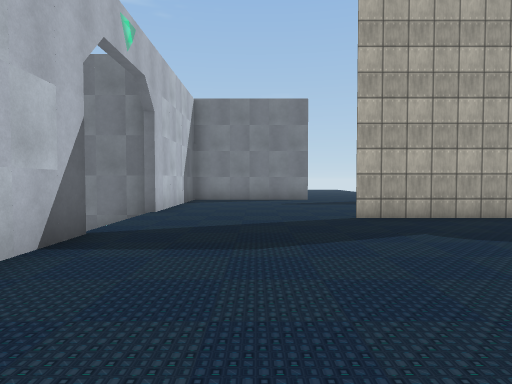
View 1 (above)

23 first-person views from a walk through a Unity game level. The camera is 1.5 m above the floor, tilts 2° down and sees 75° across. The floor is counted in squares, 2 m on a side. Each view is taken from the middle of a square. On the plan, view 1 faces up. The plan holds only what a view shows up to about 11 squares ahead; the rest is blank. The place goes on beyond the plan. The player is left out. Some animated figures are not drawn. Some surface patterns are stand-ins.

View 2
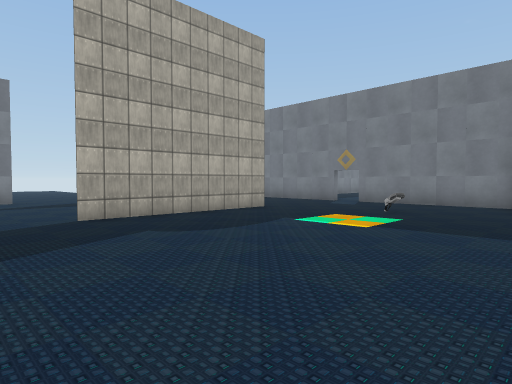

View 3
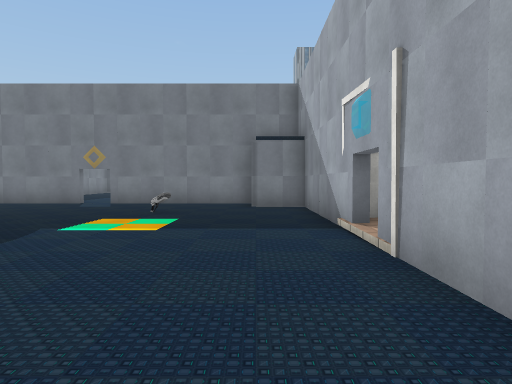

View 4
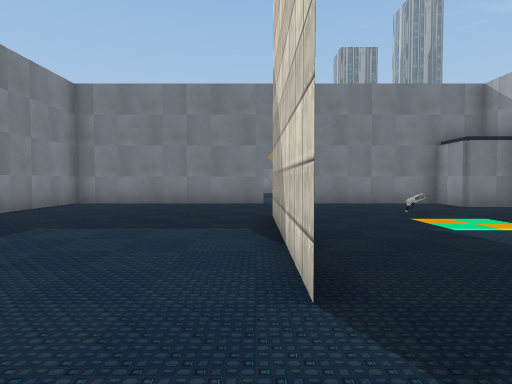

View 5
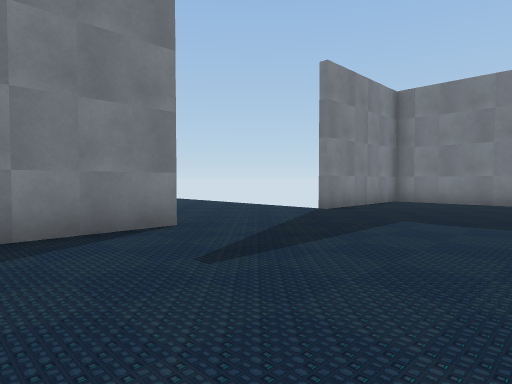

View 6
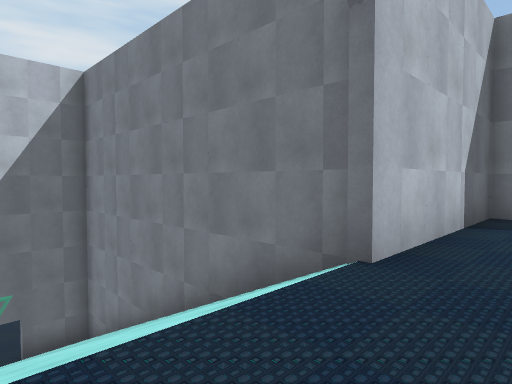

View 7
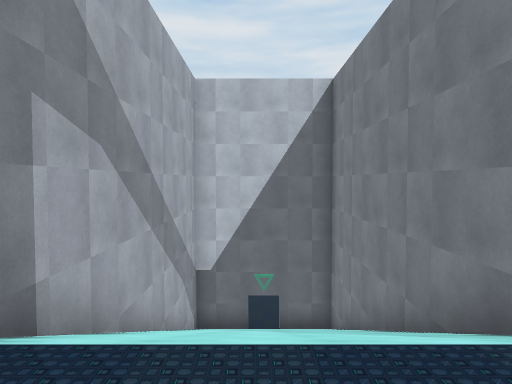

View 8
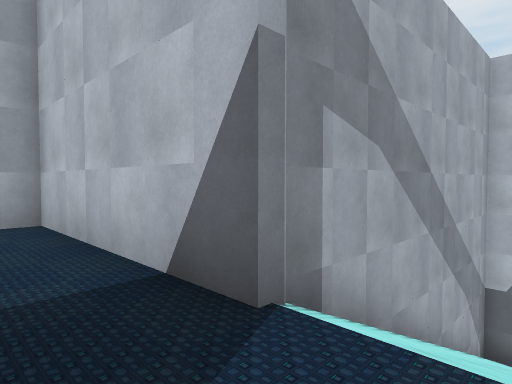

View 9
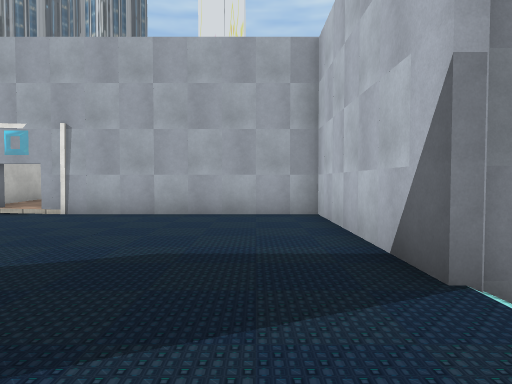

View 10
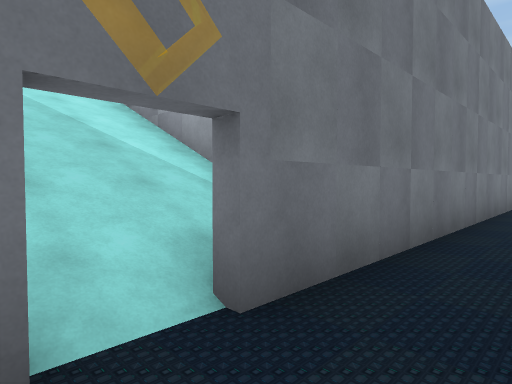

View 11
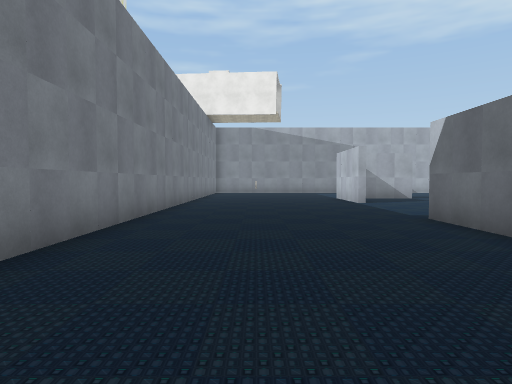

View 12
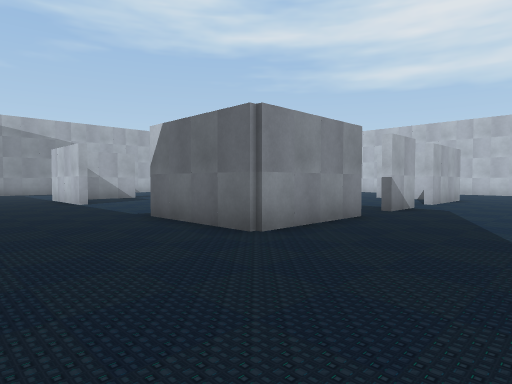

View 13
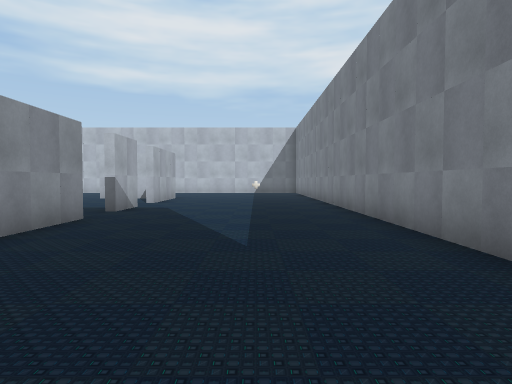

View 14
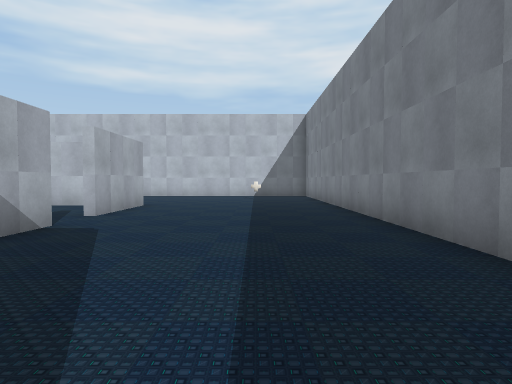

View 15
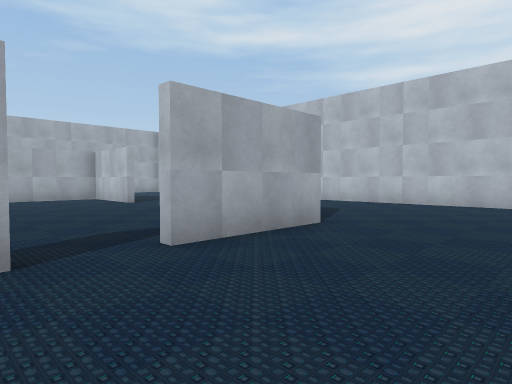

View 16
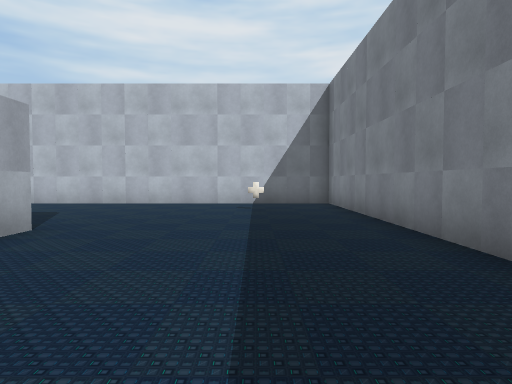

View 17
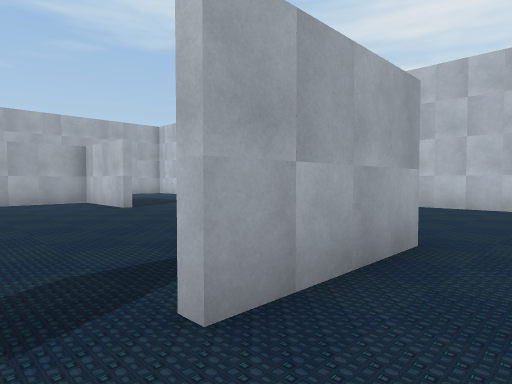

View 18
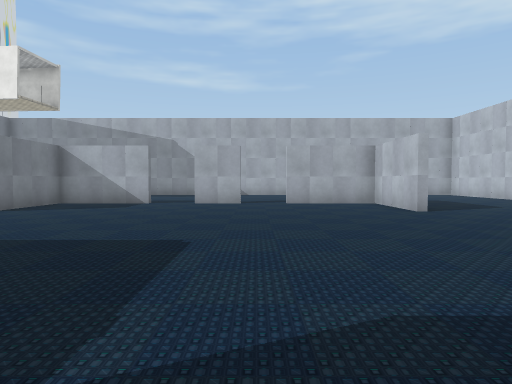

View 19
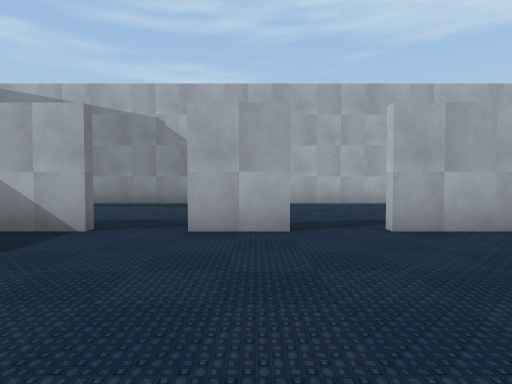

View 20
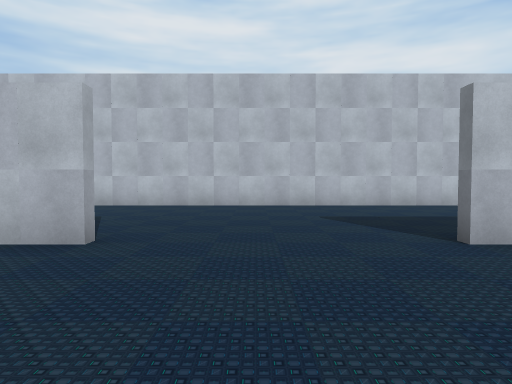

View 21
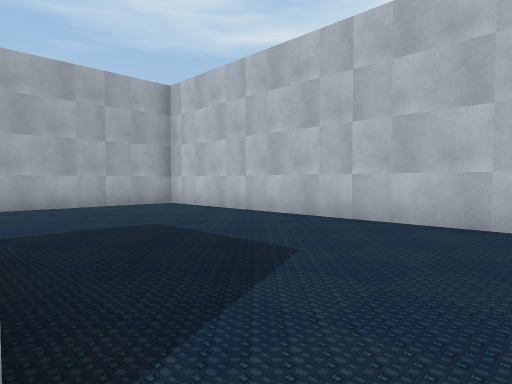

View 22
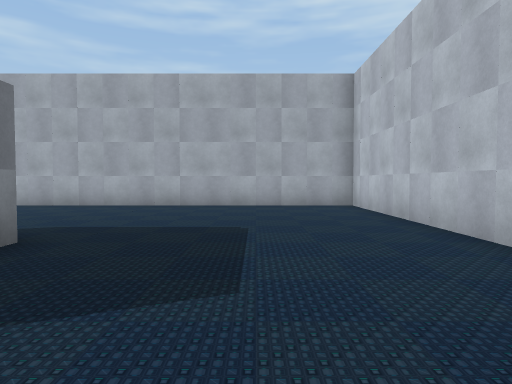

View 23
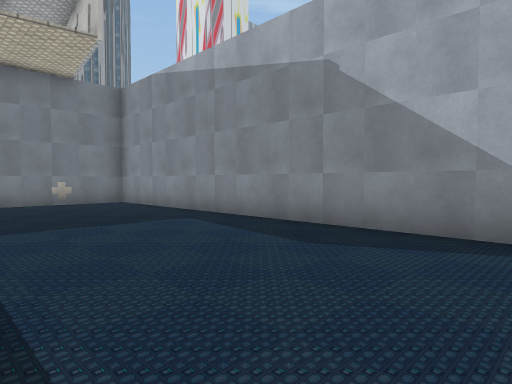

### Floor plan
Key: @ floor where view 1 was taken; # wall or solid block; . main floor; : floor 8 m higher than the main floor; + floor 8.25 m higher than the main floor; / step, stairs or slope; O other object.
Columns run from 34 left of view 1 to 11 right of it. Each row starts with its distance up from view 1.
 15                                      ::::
 14                                      ::::
 13                                ######::::#####
 12                                #:::::::::::::#
 11                                #:::::::::::::#
 10                                #:::::::::::::#
  9 ##################     #########:::::::::::::#
  8 #..................    #///////#:::::::::::::#
  7 #......................#////////:::::#####:::#
  6 #..O.................../////////::::::::::::::
  5 #......................#////////:::::::::::::#
  4 #......................#########:::::::::::::#
  3 #......................#       #::::::::::O::#
  2 #.....####.##.####.....#       #:::::::::::::#
  1 #.....#......    #.....#       #::::::::::::##
  0 #.....#.......   #.....#       #::@:::::::::#
 -1 #.............  .......#       #######+######
 -2 #.............. .......#               #
 -3 #......................#               #
 -4 #......................#
 -5 #.....#..........#.....#
 -6 #.....#..........#.
 -7 #.....#..........#.
 -8 #.....####.##.####
 -9 #...............
-10 #.....................
-11 #...................O..#
-12 #......................#
-13 #......................#
-14 ########################

Positions as (right, up) in squares from view 1, and headings:
1: (0, 0), facing up
2: (0, 0), facing up-right
3: (0, 1), facing right
4: (0, 7), facing right
5: (-1, 8), facing up-right
6: (-1, 5), facing up-left
7: (-1, 6), facing left
8: (-1, 6), facing down-left
9: (-1, 7), facing down
10: (-13, 7), facing down-right
11: (-14, 6), facing down
12: (-14, 6), facing down-left
13: (-14, 6), facing left
14: (-18, 6), facing left
15: (-23, 6), facing down-left
16: (-23, 6), facing left
17: (-24, 4), facing down-left
18: (-24, 3), facing down
19: (-23, -3), facing down
20: (-24, -3), facing left
21: (-28, -4), facing down-left
22: (-31, -4), facing down
23: (-23, -9), facing down-right
